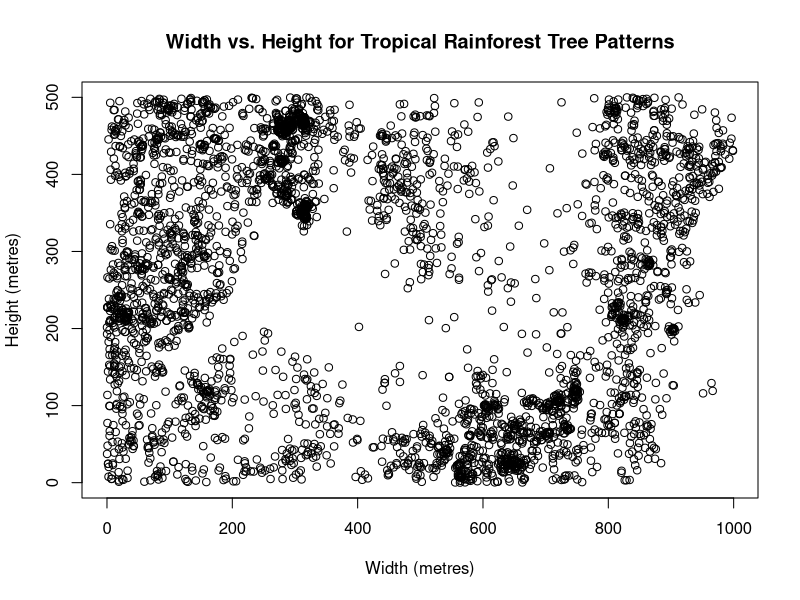
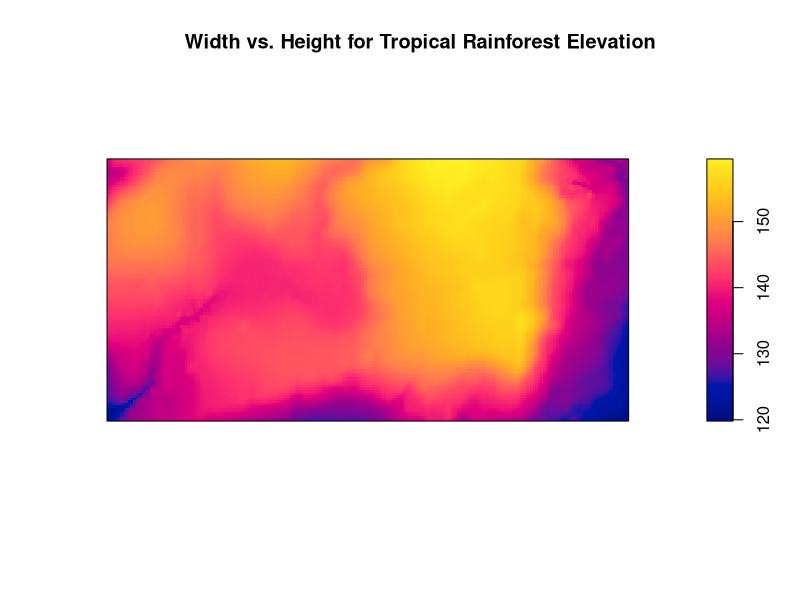
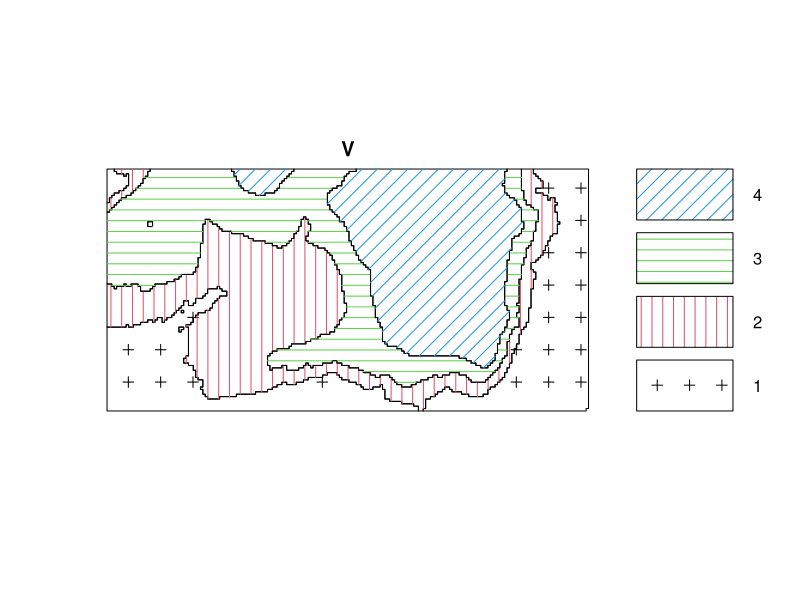
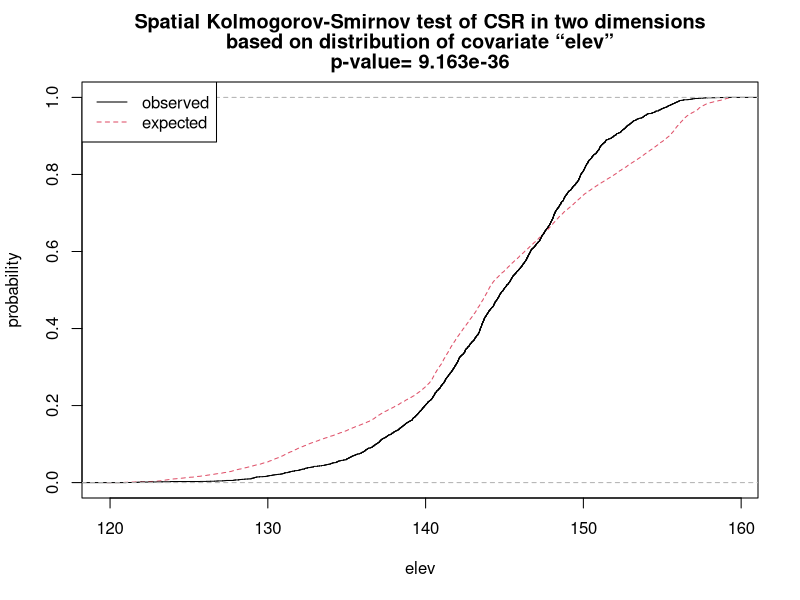

Write the R code that produced these figures, in order.
## ---- chunk 1
knitr::opts_chunk$set(echo = TRUE)
library(spatstat)
## ---- chunk 2
help("bei")
## ---- chunk 3
summary(bei)
## ---- chunk 4
# plot tree locations independent of covariate
plot(bei$x, bei$y, xlab="Width (metres)", ylab="Height (metres)", main="Width vs. Height for Tropical Rainforest Tree Patterns") 
## ---- chunk 5
# plot tree locations versus elevation
elev = bei.extra$elev 
image(elev, main="Width vs. Height for Tropical Rainforest Elevation", xlab="Width (metres)", ylab="Height (metres)")
## ---- chunk 6
# find the 0 % 25 % 50 % 75 % 100% quantiles
b = quantile(elev, probs=(0:4)/4, type=2)
# classifying the elevation based on the quantiles which are being done on sorted data from smallest to largest
# this operation discretizes continuous data into discrete variable bins 
Zcut = cut(elev, breaks=b, labels=1:4) 
V = tess(image=Zcut) #creates a tessellation
textureplot(V)
## ---- chunk 7
# test CSR by performing Quadrant Counting Test of Homogeneity 
qb = quadratcount(bei, tess=V)
qb
quadrat.test(qb) #chi-square test using tesselations
## ---- chunk 8
# test based on exact values of elevation
cdf=cdf.test(bei, elev)
plot(cdf)
